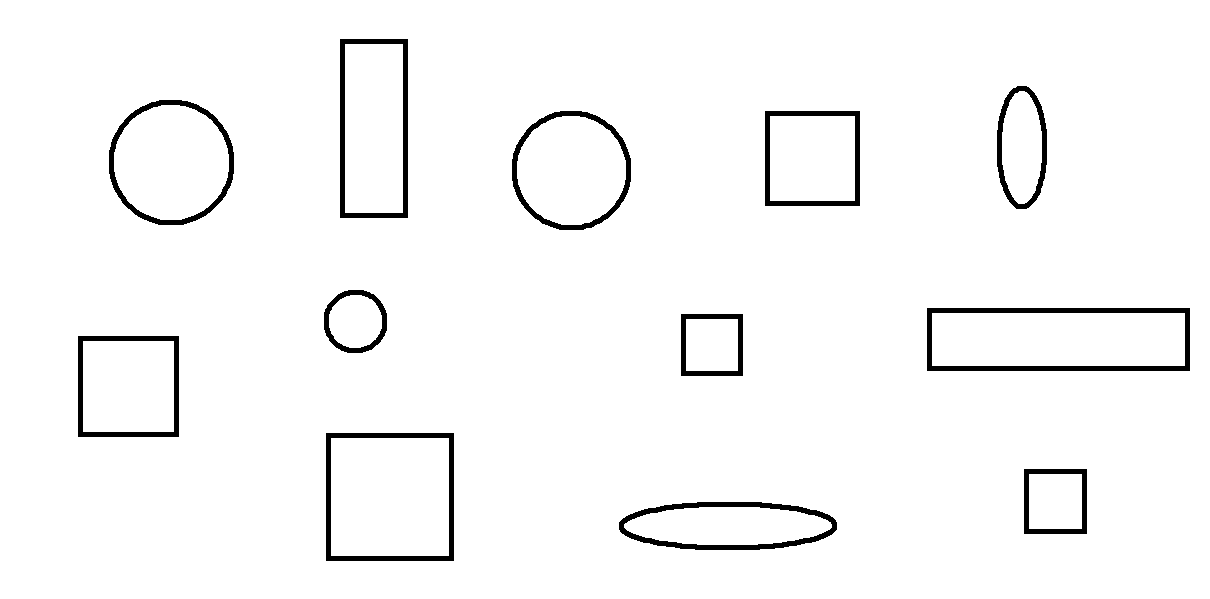
#> input picture cv2_edges_contours/figures.png, 1210 x 599 px
$ python demo.py
#> lines starting #> are read from the running program, lines starting #| are printed output that depends on the picture; after the words box and inside, x2 and y2 are one past the last pixel; in counts of white or black regions, pixels touching at a corner belong together
# [67 lines of commented-out code are left out]
import cv2
path='figures.png'
img=cv2.imread(path,cv2.IMREAD_COLOR)
#> img is the input picture: shape (599, 1210, 3); 96.9% white; 12 black regions, largest, box (x1, y1, x2, y2) and area: (927, 308, 1190, 371) 3160, (326, 433, 454, 561) 2460, (340, 39, 408, 218) 2370
# cv2.imshow('orig',img)
# cv2.waitKey()

img_g=cv2.imread(path,cv2.IMREAD_GRAYSCALE)
_,img_t=cv2.threshold(img_g,100,255,cv2.THRESH_BINARY_INV)
#> img_t: shape (599, 1210); 3.1% white; 12 white regions
# cv2.imshow('thrash',img_t)
# cv2.waitKey()


contours, hierarchy = cv2.findContours(img_t, cv2.RETR_EXTERNAL, cv2.CHAIN_APPROX_NONE)
#> contours = 12 contours; largest, box (x1, y1, x2, y2) and area: (927, 308, 1190, 371) 16244, (326, 433, 454, 561) 16129, (109, 100, 234, 225) 12316, (340, 39, 408, 218) 11926, (512, 111, 631, 230) 11156
# cv2.drawContours(img,contours,1, (0,255,0),3)
for idx, countur in enumerate(contours):
    x, y, w, h = cv2.boundingRect(countur)
    arcL = cv2.arcLength(countur, True)
    s = cv2.contourArea(countur)
    print(x,y,w,h)
    print(arcL)
    print(s)
    cv2.drawContours(img,contours,idx, (0,255,0),3)
    cv2.imshow('orig',img)
    cv2.waitKey()
    print('\n\n\n\n')
#> this loop made 12 passes
#> (x, y, w, h, arcL, s) on passes 1 to 12: (619, 502, 218, 48, 482.3, 8335), (1024, 469, 63, 65, 252, 3968), (326, 433, 128, 128, 508, 16129), (78, 336, 101, 101, 400, 10000), (681, 314, 62, 62, 244, 3721), (927, 308, 263, 63, 648, 16244), (324, 290, 63, 63, 207.6, 3131.5), (765, 111, 95, 95, 376, 8836), (512, 111, 119, 119, 393.5, 11156), (109, 100, 125, 125, 413.4, 12316.5), (997, 86, 50, 123, 298.1, 4877.5), (340, 39, 68, 179, 490, 11926)
#> (printed output is left out)
#> pass 1, `cv2.imshow('orig',img)`:
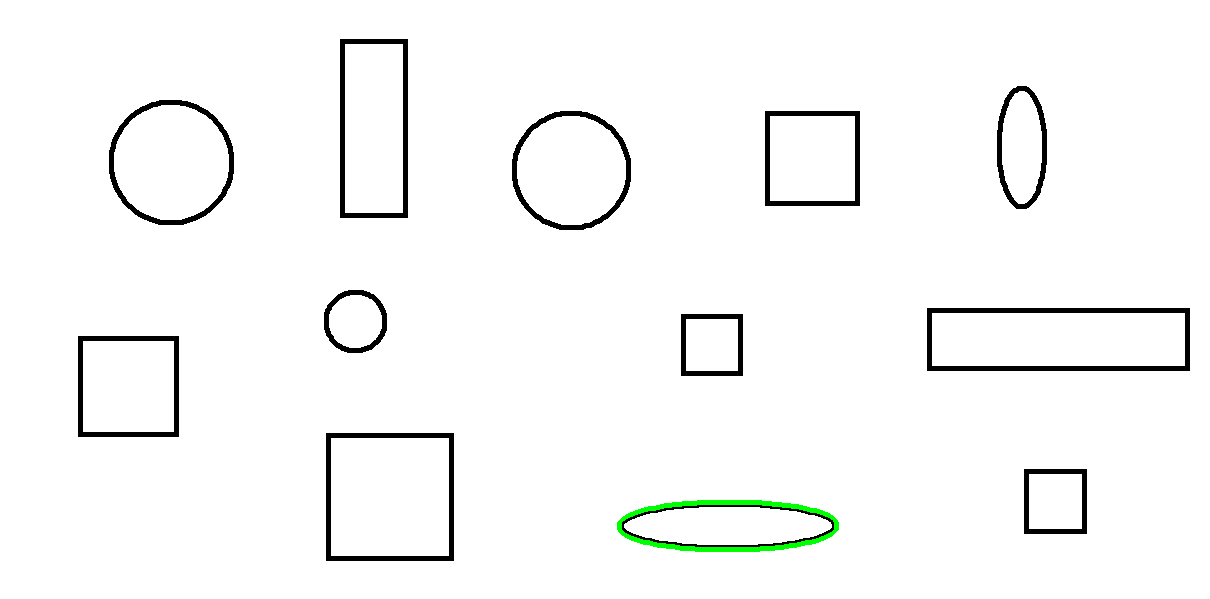
#> window 'orig': shape (599, 1210, 3); mean B, G, R 246.7, 247.5, 246.7
#> pass 2, `cv2.imshow('orig',img)`:
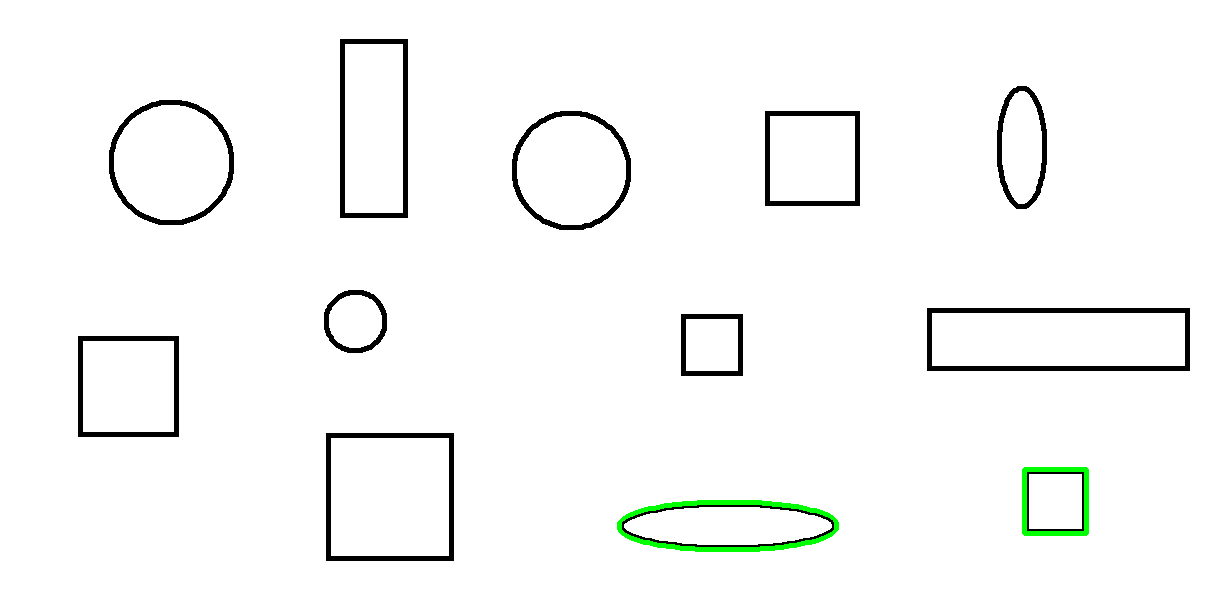
#> window 'orig': shape (599, 1210, 3); mean B, G, R 246.5, 247.8, 246.5
#> after the loop:
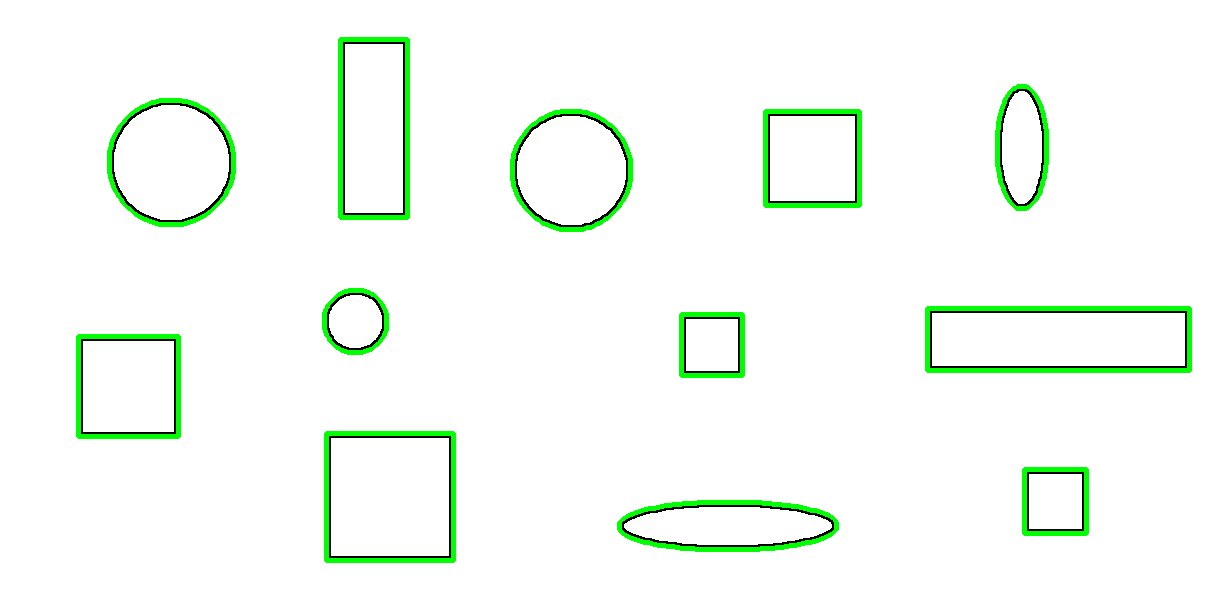
#> img: shape (599, 1210, 3); 3.1% of pixels changed, all inside (x1, y1, x2, y2) = (76, 37, 1192, 563)
